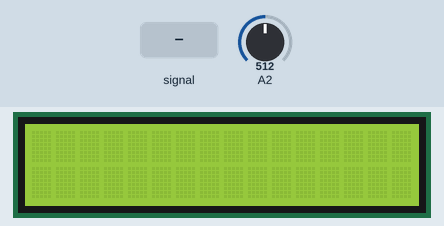
The sketch below on a simulated Arduino Uno, built with avr-gcc and run on an emulated ATmega328P. On the bench: 16×2 character LCD. The inputs (shaded band) are chosen by the test bench; at power-on: A2 = 512. Random numbers use the default seed unless the sketch sets one; what the sketch prints to the serial monitor is not drawn.

Above: at 1.7 s.
1.8 s: A2 fed a 200 Hz sine of ±81 counts around its level
At 7.4 s:
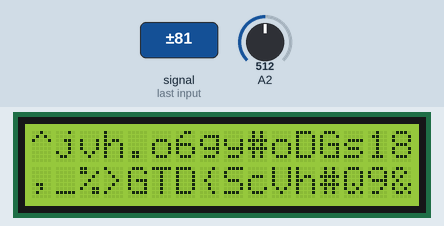
At 12.7 s:
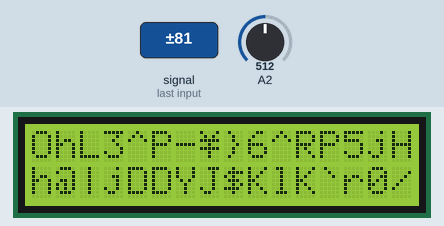
Timing chart, 0 to 13.7 s (numbered marks = the images above; inputs shaded):
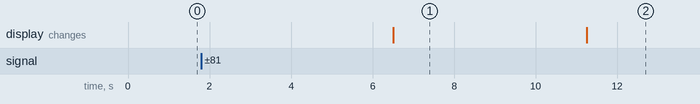

The sketch:

PNJunctionAvalancheBRandomNGeneratorV1.0.ino
```cpp
// include the library code:
#include <LiquidCrystal.h>
#include <avr/interrupt.h>
#include <avr/wdt.h>
#include <util/atomic.h>

const byte resistorSelect = 8; //rs select
const byte enable = 9; //enable
const byte d4 = 4; //d4
const byte d5 = 5; //d5
const byte d6 = 6; //d6
const byte d7 = 7; //d7

long totalCount = 0;
int serialMaxValue = 0;
uint64_t totalReadValues = 0;
uint16_t printCount = 0;
uint32_t totalPrintCount = 0;
byte pressedButton = 0;
volatile uint32_t seed;
volatile int8_t nrot;
char randomChars[32];
byte randomCharsIndex = 0;

#define randomSeed(s) srandom(s)
#define btnRIGHT  0
#define btnUP     1
#define btnDOWN   2
#define btnLEFT   3
#define btnSELECT 4
#define btnNONE   5

int read_LCD_buttons()
{
 int adc_key_in;
 adc_key_in = analogRead(A0);      // read the value from the sensor
 if (adc_key_in > 1000) return btnNONE;
 if (adc_key_in < 50)   return btnRIGHT;
 if (adc_key_in < 250)  return btnUP;
 if (adc_key_in < 450)  return btnDOWN;
 if (adc_key_in < 650)  return btnLEFT;
 if (adc_key_in < 850)  return btnSELECT;

 return btnNONE;
}

LiquidCrystal lcd(resistorSelect, enable, d4, d5, d6, d7);

void setup()
{
  // set up the LCD's number of columns and rows:
  lcd.begin(16, 2);
  Serial.begin(9600);
  pinMode(A2,INPUT);
  CreateTrulyRandomSeed();
  randomSeed(seed);
}

void loop()
{
  byte outputByte = 0;

  for (byte j = 0; j < 8; j++)
   {
    byte firstBit = 0;
    byte secondBit = 0;

    // implementing Von Neumann box - the two bits must be different in order to output something
    while (firstBit == secondBit)
      {
        unsigned int first = analogRead(2);
        totalCount++;
        totalReadValues += first;
        if (first > serialMaxValue)
          {
            serialMaxValue = first;
          }


        unsigned int second = analogRead(2);
        totalCount++;
        totalReadValues += second;
        if (second > serialMaxValue)
          {
            serialMaxValue = second;
          }

       firstBit = bitRead(first, 0);
       secondBit = bitRead(second,0);
      }

    bitWrite(outputByte, j, secondBit);
   }

  outputByte ^= random(0, 256);
  printCount++;
  Serial.println(outputByte);

  // fill an array of randomCharsForDisplay

  if (outputByte > 32 && outputByte < 127)
  {
    randomChars[randomCharsIndex] = outputByte;
    randomCharsIndex++;

    if (randomCharsIndex > 31)
    {
      randomCharsIndex = 0;
    }
  }

//  if (printCount == 1000)
//  {
//    totalPrintCount += printCount;
//    lcd.clear();
//    printCount = 0;
//    lcd.setCursor(0,0);
//    lcd.print("T:");
//    lcd.print(totalCount);
//    lcd.setCursor(0,1);
//    lcd.print("p:");
//    lcd.print(totalPrintCount);
//    lcd.print(' ');
//    lcd.print("m:");
//    lcd.print(serialMaxValue);
//  }
 //alternatively print random chars
   if (printCount == 1000)
  {
    totalPrintCount += printCount;
    lcd.clear();
    printCount = 0;
    lcd.setCursor(0,0);

      for(byte i = 0; i < 16; i++)
      {
        lcd.print(randomChars[i]);
      }

    lcd.setCursor(0,1);

      for(byte i = 16; i < 32; i++)
      {
        lcd.print(randomChars[i]);
      }
  }
}

void CreateTrulyRandomSeed()
{
  seed = 0;
  nrot = 32; // Must be at least 4, but more increased the uniformity of the produced
             // seeds entropy.

  // The following five lines of code turn on the watch dog timer interrupt to create
  // the seed value
  cli();
  MCUSR = 0;
  _WD_CONTROL_REG |= (1<<_WD_CHANGE_BIT) | (1<<WDE);
  _WD_CONTROL_REG = (1<<WDIE);
  sei();

  while (nrot > 0);  // wait here until seed is created

  // The following five lines turn off the watch dog timer interrupt
  cli();
  MCUSR = 0;
  _WD_CONTROL_REG |= (1<<_WD_CHANGE_BIT) | (0<<WDE);
  _WD_CONTROL_REG = (0<< WDIE);
  sei();
}

ISR(WDT_vect)
{
  nrot--;
  seed = seed << 8;
  seed = seed ^ TCNT1L;
}
```

Measured:
- after the input at 1.8 s, the display: changes after 4.7 s (image 1)
- what the display in image 1 shows lasts 4.8 s, from 6.5 s to 11.3 s
